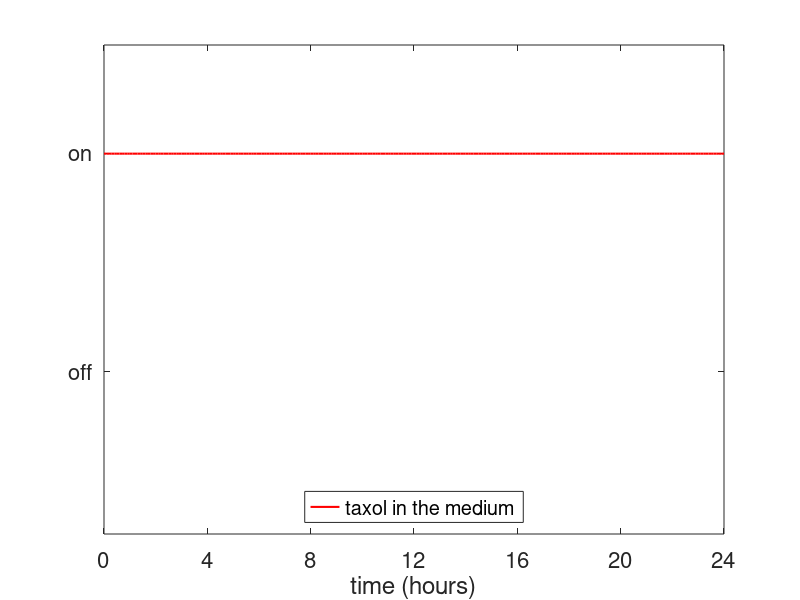

The MATLAB source for this figure: (Note: this script raises an error after producing the figure.)
clear all
close all

save_file = 'C:\Users\isaac\Documents\neat_figs2\';

t7 = -1:0.1:0;
x7 = ones(1,length(t7));


t1 = 0:0.1:24;
t4 = -1:0.1:24;
t2 = -2:0.1:24;
t3 = -3:0.1:24;
t5 = -2:0.1:0;
t6 = 0:0.01:2;
x = 2*ones(1,length(t5));
x1 = ones(1,length(t1));
x2 = 2*ones(1,length(t1));
x3 = 3*ones(1,length(t1));
y1 = ones(1,length(t2));
y2 = 2*ones(1,length(t2));
z1 = ones(1,length(t3));
z2 = 2*ones(1,length(t3));
a1 = ones(1,length(t4));
y = 2*ones(1,length(t6));
%% Binding in medium/uptake
figure(1)
plot(t1,1+x2,'r','linewidth',1.5)
ylim([-0.5 4])
xlim([0 24])
legend({'taxol in the medium','location'},'location','south','fontsize',16)
xlabel('time (hours)','fontsize',16)
set(gca,'fontsize',16)
yticks([1 3])
xticks(0:4:24)
set(gca,'YTickLabel',{'off','on'})
file_name = [save_file 'protocol1.eps'];
export_fig(figure(1),file_name)
%% Nocodazole uptake
figure(2)
plot(t1+1,1+x2,'r','linewidth',1.5)
hold on
plot(t4+1,1+a1,'k','linewidth',1.5)
hold on
plot(t7+1,x7,'r','linewidth',1.5)

xlim([0,25])
ylim([-0.5 4])
legend({'taxol in the medium','nocodazole in the medium'},'location','south','fontsize',16)
xlabel('time (hours)','fontsize',16)
set(gca,'fontsize',16)
yticks([1 2 3])
set(gca,'YTickLabel',{'off','on','on'})
file_name = [save_file 'protocol2.eps'];
export_fig(figure(2),file_name)

%% Normal washout
figure(4)
plot(t5+2,1+x,'r','linewidth',1.5)
hold on
plot(t1+2,x1,'r','linewidth',1.5)

xlim([0 26])
ylim([-0.5 4])
legend({'taxol in the medium'},'location','south','fontsize',16)
xlabel('time (hours)','fontsize',16)
set(gca,'fontsize',16)
yticks([1 3])
xticks(0:4:28)
set(gca,'YTickLabel',{'off','on'})
file_name = [save_file 'protocol4.eps'];
export_fig(figure(4),file_name)

%% 2 hour treatment
figure(6)
plot(t6,1+y,'r','linewidth',1.5)
xlim([0,2])
ylim([-0.5 4])
legend({'taxol in the medium'},'location','south','fontsize',16)
xlabel('time (hours)','fontsize',16)
set(gca,'fontsize',16)
yticks([1 3])
set(gca,'YTickLabel',{'off','on'})
file_name = [save_file 'protocol6.eps'];
export_fig(figure(6),file_name)
